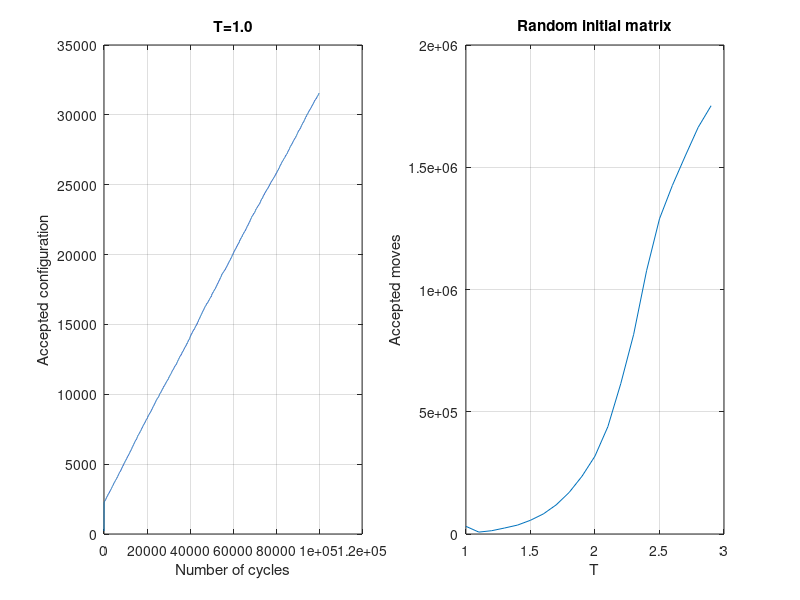
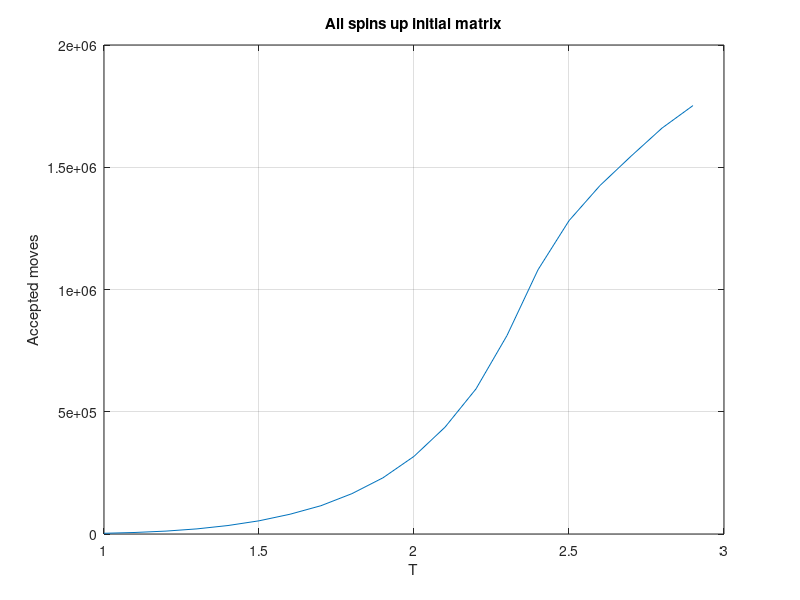
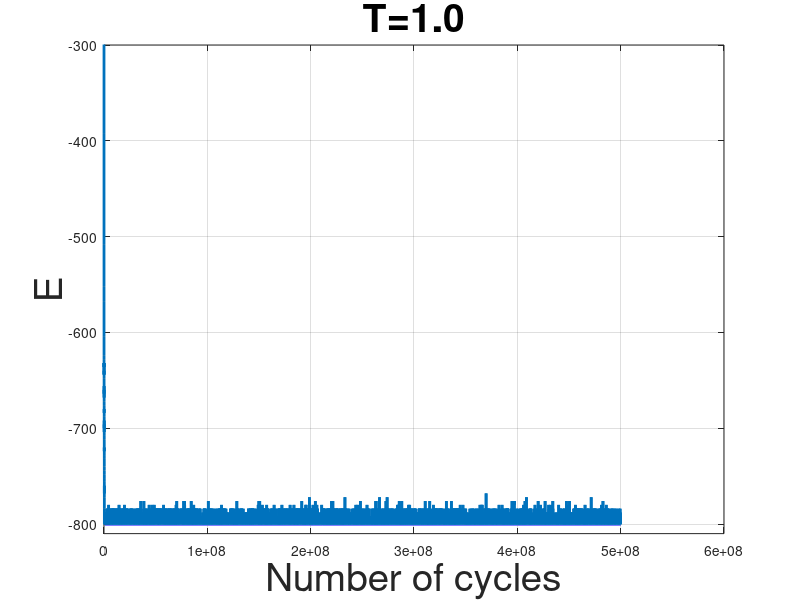
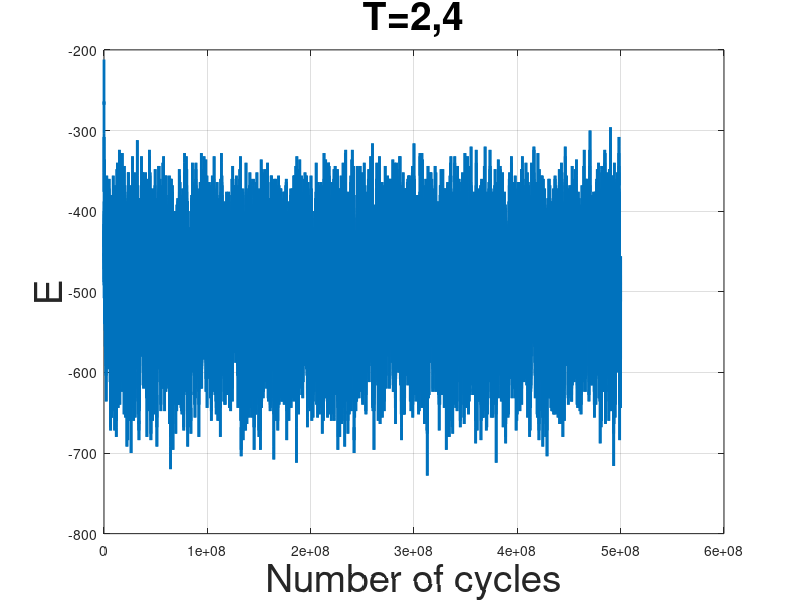

These charts were generated, in order, by the following MATLAB code: (Note: this script raises an error after producing the figures.)
%% load files 
clc
close all
clear all
A1=load('acceptanceMCrandom1.000000.txt');
A2=load('acceptanceMCrandom2.400000.txt');

A3=load('acceptanceMCup1.000000.txt');
A4=load('acceptanceMCup2.400000.txt');

a=load('TempAcceptanceRandom.txt');
b=load('TempAcceptanceUp.txt');

E1=load('energy1.000000.txt');
E24=load('energy2.400000.txt');

M1=load('magnetization1.000000.txt');
M24=load('magnetization2.400000.txt');


%% acceptance random for t=1.0 an t=2.4
cycles1=linspace(1,length(A1),length(A1));
subplot(1,2,1)
plot(cycles1,A1)
title('T=1.0');
xlabel('Number of cycles')
ylabel('Accepted configuration')
grid on
subplot(1,2,2)
plot (cycles1,A2)
title('T=2.4')
xlabel('Number of cycles')
ylabel('Accepted configuration')
grid on




%% acceptance ordered for t=1.0 and t=2.4
cycles2=linspace(1,length(A3),length(A3));
subplot(1,2,1)
plot(cycles2,A3);
title('T=1.0');
xlabel('Number of cycles')
ylabel('Accepted configuration')
grid on
subplot(1,2,2)
plot(cycles2,A4)
title('T=2.4');
xlabel('Number of cycles')
ylabel('Accepted configuration')
grid on


%% acceptance vs temperature



figure(1)
plot(a(:,1),a(:,2));
title('Random initial matrix')
xlabel('T')
ylabel('Accepted moves')
grid on


figure(2)
plot(b(:,1),b(:,2));
title('All spins up initial matrix')
xlabel('T')
ylabel('Accepted moves')
grid on 

%% energyplots for t=1.0 and t=2.4

cyclesE1=linspace(1,length(E1),length(E1))*5000;
cyclesE24=linspace(1,length(E24),length(E24))*5000;

figure(3)

plot(cyclesE1,E1,'linewidth',2)
title('T=1.0', 'fontsize',28)
xlabel('Number of cycles', 'fontsize',28)
ylabel('E','fontsize',28)
ylim([-810,-300])
grid on

figure(4)

plot(cyclesE24,E24,'linewidth',2)
title('T=2,4','fontsize',28)
xlabel('Number of cycles','fontsize',28)
ylabel('E','fontsize',28)
 
grid on





%%
figure(5)

%M1=abs(M1);
plot(cyclesE1,M1,'linewidth',2)
title('T=1.0','fontsize',28)
xlabel('Number of cycles','fontsize',28)
ylabel('M','fontsize',28)

grid on


figure(6)

%M24=abs(M24);
plot(cyclesE24,M24,'linewidth',2);
title('T=2.4','fontsize',28);
xlabel('number of cycles','fontsize',28)
ylabel('M','fontsize',28)
grid on

%% appearances for T=2.4,T=1.8
E24=load('energy2.400000.txt');
E18=load('energy1.800000.txt');
edges24 = unique(E24);
edges18 = unique(E18);
counts24 = histc(E24(:), edges24);
counts18 = histc(E18(:), edges18);


figure(7)
hold on 
plot (edges24,counts24,'linewidth',2);
plot ([-495.2696  -495.2696],ylim,'linewidth',2)
title('T=2.4','fontsize',28)
ylabel('number of occurences','fontsize',28)
xlabel('Energy','fontsize',28)
z=legend('Occurances','Mean value')
z.FontSize=28;
grid on
xlim([-800,-100])

figure(8)
plot (edges18,counts18,'linewidth',2);
ylabel('number of occurences')
xlabel('Energy')
grid on
xlim([-800,-100])


%% number of appeareances per energy 
E1=load('energy1.000000.txt');
E125=load('energy1.250000.txt');
E15=load('energy1.500000.txt');
E175=load('energy1.750000.txt');
E2=load('energy2.000000.txt');
E225=load('energy2.250000.txt');
E25=load('energy2.500000.txt');
E275=load('energy2.750000.txt');
E3=load('energy3.000000.txt');


edges1 = unique(E1);
edges125 = unique(E125);
edges15 = unique(E15);
edges175 = unique(E175);
edges2 = unique(E2);
edges225 = unique(E225);
edges25 = unique(E25);
edges275 = unique(E275);
edges3 = unique(E3);


counts1 = histc(E1(:), edges1);
counts125 = histc(E125(:), edges125);
counts15 = histc(E15(:), edges15);
counts175 = histc(E175(:), edges175);
counts2 = histc(E2(:), edges2);
counts225 = histc(E225(:), edges225);
counts25 = histc(E25(:), edges25);
counts275 = histc(E275(:), edges275);
counts3 = histc(E3(:), edges3);



figure(9)
hold all
plot (edges1,counts1,'linewidth',2);
plot (edges125,counts125,'linewidth',2);
plot (edges15,counts15,'linewidth',2);
plot (edges175,counts175,'linewidth',2);
plot (edges2,counts2,'linewidth',2);
plot (edges225,counts225,'linewidth',2);
plot (edges25,counts25,'linewidth',2);
plot (edges275,counts275,'linewidth',2);
plot (edges3,counts3,'linewidth',2);
title('Random initial matrix for varying temperature','fontsize',28)
l=legend('1.0','1.25','1.5','1.75','2.0','2,25','2,5','2.75','3.0')
l.FontSize=28;
ylabel('number of occurences')
xlabel('Energy')
grid on
xlim([-800,-100])

skwedd=skewness(E225);
Skrfgqw=skewness(275)

%% Energy RANDOM matrix
E24=load('CumEnergyRAND2.400000.txt');
E1=load('CumEnergyRAND1.000000.txt');
UE24=load('CumEnergyUP2.400000.txt');
UE1=load('CumEnergyUP1.000000.txt');


avg1=E1(:,2)./E1(:,1);
avg24=E24(:,2)./E24(:,1);
Uavg1=UE1(:,2)./UE1(:,1);
Uavg24=UE24(:,2)./UE24(:,1);

figure(10)
hold on
plot(E1(:,1),avg1,'linewidth',2);
plot(UE1(:,1),Uavg1,'linewidth',2);
title('Average energy when T=1.0','fontsize',28)
xlabel('Monte carlo cycles','fontsize',28);
ylabel('Average Energy','fontsize',28)
p=legend('Random Matrix','Up matrix')
ylim([-810,-200])
p.FontSize=28;
grid on

figure(11)
hold on
plot(E24(:,1),avg24,'linewidth',2);
plot(UE24(:,1),Uavg24,'linewidth',2);
title('Average energy when T=2.4','fontsize',28)
xlabel('Monte carlo cycles','fontsize',28);
ylabel('Average Energy','fontsize',28)
l=legend('Random Matrix','Up matrix')
l.FontSize=28;
grid on

%% magnetization RAND and UP matrix
UM24=load('CumMagneUP2.400000.txt');
UM1=load('CumMagneUP1.000000.txt');
M24=load('CumMagneRAND2.400000.txt');
M1=load('CumMagneRAND1.000000.txt');



avgM1=(M1(:,2)./M1(:,1));
avgM24=M24(:,2)./M24(:,1);
UavgM1=(UM1(:,2)./UM1(:,1));
UavgM24=UM24(:,2)./UM24(:,1);


figure(12)
hold on
plot(M1(:,1),avgM1,'linewidth',2);
plot(UM1(:,1),UavgM1,'linewidth',2);
title('Average absolute magnetization when T=1.0','fontsize',28)
p=legend('Random Matrix','Up matrix')
p.FontSize=28;
xlabel('Monte carlo cycles','fontsize',28);
ylabel('Average Absolute magnetization','fontsize',28)
ylim([50,410])
grid on

figure(13)
hold on
plot(M24(:,1),avgM24,'linewidth',2);
plot(UM24(:,1),UavgM24,'linewidth',2);
title('Average absolute magnetization when T=2.4','fontsize',28)
l=legend('Random Matrix','Up matrix')
l.FontSize=28;
xlabel('Monte carlo cycles','fontsize',28);
ylabel('Average Absolute magnetization','fontsize',28)
grid on


%% Magnetization up matrix
UM24=load('CumMagneUP2.400000.txt');
UM1=load('CumMagneUP1.000000.txt');



UavgM1=(UM1(:,2)./UM1(:,1));
UavgM24=UM24(:,2)./UM24(:,1);

figure(14)
plot(UM1(:,1),UavgM1,'linewidth',2);
title('Average absolute magnetization when T=1.0','fontsize',28)
xlabel('Monte carlo cycles','fontsize',28);
ylabel('Absolute magnetizm','fontsize',28)
grid on

figure(15)
plot(UM24(:,1),UavgM24,'linewidth',2);
title('Average absolute magnetization when T=2.4','fontsize',28)
xlabel('Monte carlo cycles','fontsize',28);
ylabel('Absolute magnetism','fontsize',28)
grid on


%% Energy UP matrix


UE1(1,2)=UE1(1,2)/100;
UE24(1,2)=UE24(1,2)/100;

Uavg1=UE1(:,2)./UE1(:,1);
Uavg24=UE24(:,2)./UE24(:,1);

figure(17)
plot(UE1(:,1),Uavg1,'linewidth',2);
title('Average energy when T=1.0','fontsize',28)
xlabel('Monte carlo cycles','fontsize',28);
ylabel('Energy','fontsize',28)
grid on

figure(18)
plot(UE24(:,1),Uavg24,'linewidth',2);
title('Average energy when T=2.4','fontsize',28)
xlabel('Monte carlo cycles','fontsize',28);
ylabel('Energy','fontsize',28)
grid on










